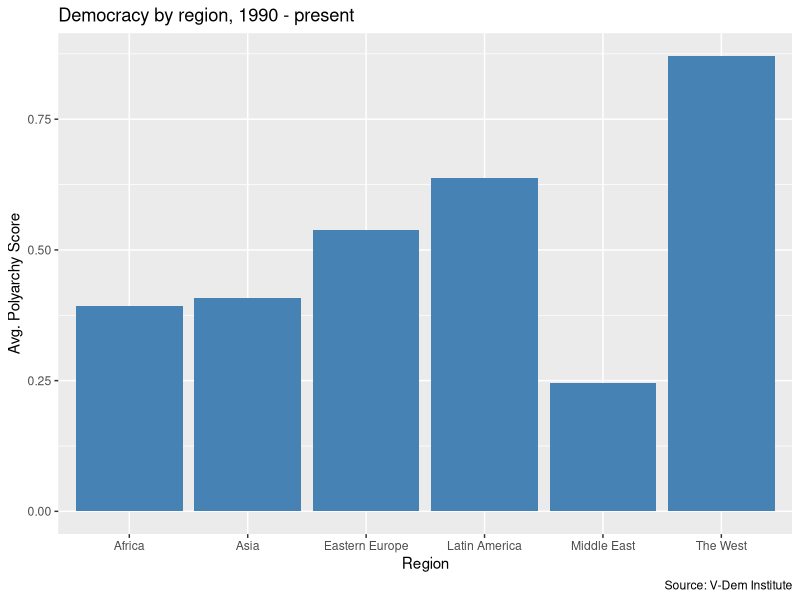
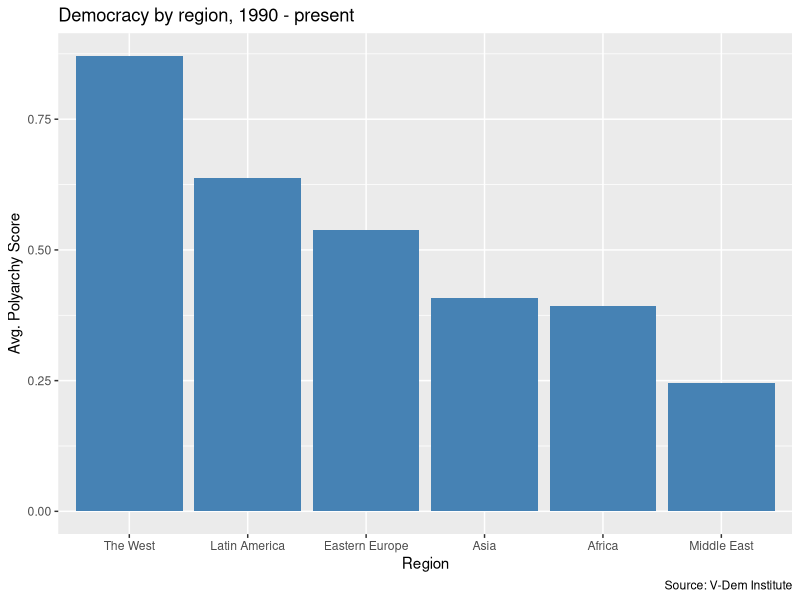
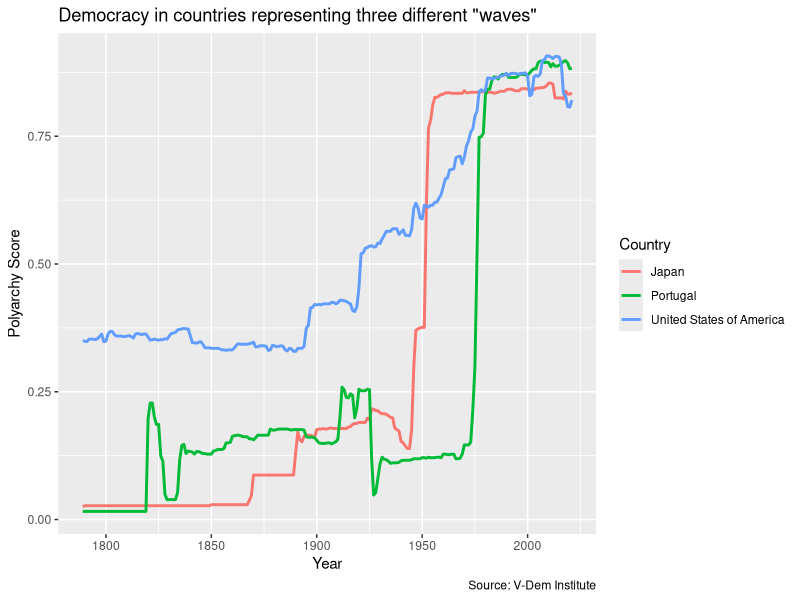

R code for these plots, in order:
## ---- chunk 1
#| label: setup
library(readr)
library(dplyr)
library(ggplot2)
## ---- chunk 2
#| label: barchart
dem_summary <- read_csv("data/dem_summary.csv")

ggplot(dem_summary, aes(x = region, y = polyarchy)) + # ggplot call
  geom_col(fill = "steelblue") + # we use geom_col() for a a bar chart
  labs(
    x = "Region", 
    y = "Avg. Polyarchy Score", 
    title = "Democracy by region, 1990 - present", 
    caption = "Source: V-Dem Institute"
    )
## ---- chunk 3
#| label: reorder
ggplot(dem_summary, aes(x = reorder(region, -polyarchy), y = polyarchy)) +
  geom_col(fill = "steelblue") + 
  labs(
    x = "Region", 
    y = "Avg. Polyarchy Score", 
    title = "Democracy by region, 1990 - present", 
    caption = "Source: V-Dem Institute"
    )
## ---- chunk 4
#| label: demwaves

dem_waves_ctrs <- read_csv("data/dem_waves_ctrs.csv")
## ---- chunk 5
#| label: linechart

# in this ggplot() call, we add a third dimension for line color
ggplot(dem_waves_ctrs, aes(x = year, y = polyarchy, color = country)) +
  geom_line(linewidth = 1) + # our geom is a line with a width of 1
  labs(
    x = "Year", 
    y = "Polyarchy Score", 
    title = 'Democracy in countries representing three different "waves"', 
    caption = "Source: V-Dem Institute", 
    color = "Country" # make title of legend to upper case
  )
